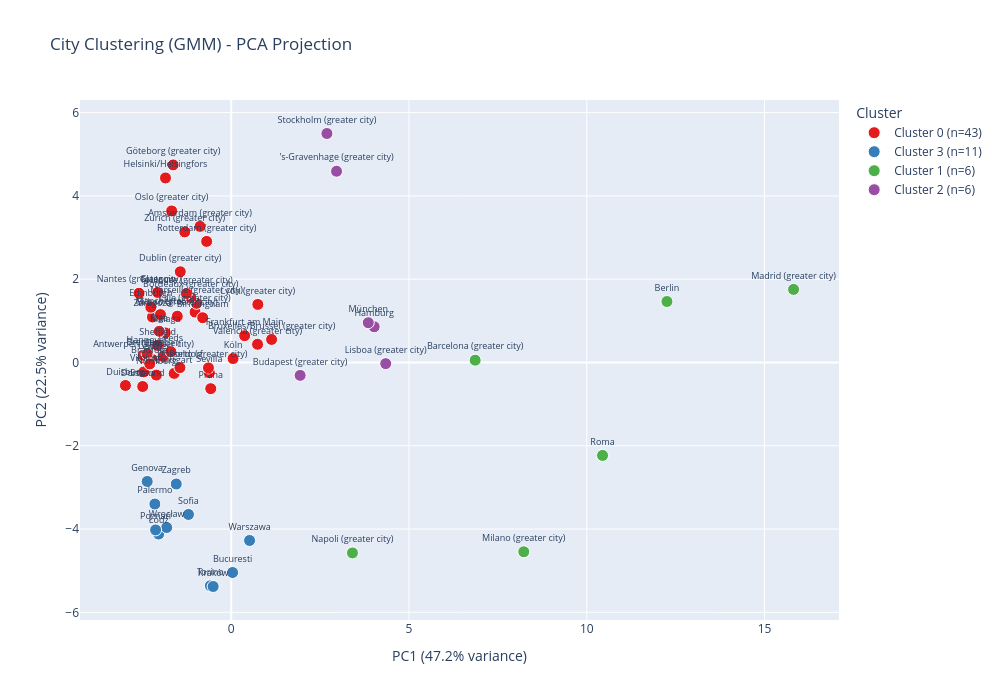

Notebook code for this chart:
### Markdown cell above
## 3. Interactive PCA Scatter Plot

This plot shows the same 2D projection but with **city names** and **interactive hover** for exploration.

### Code cell
# Create PCA scatter dataframe with city info
pca_df = pd.DataFrame({
    "geo_code": labels_df["geo_code"],
    "city_name": labels_df["display_name"],
    "country": labels_df["country_code"],
    "cluster_id": labels_df["cluster_id"],
    "membership_prob": labels_df["membership_prob"],
    "PC1": X_pca[:, 0],
    "PC2": X_pca[:, 1],
})

# Create cluster name mapping for better legend
cluster_names = {
    i: f"Cluster {i} (n={len(pca_df[pca_df.cluster_id == i])})" 
    for i in sorted(pca_df["cluster_id"].unique())
}
pca_df["cluster_name"] = pca_df["cluster_id"].map(cluster_names)

# Interactive scatter with Plotly
fig = px.scatter(
    pca_df,
    x="PC1",
    y="PC2",
    color="cluster_name",
    text="city_name",
    hover_data=["geo_code", "country", "membership_prob"],
    title=f"City Clustering ({ALGORITHM.upper()}) - PCA Projection",
    labels={"PC1": f"PC1 ({pca.explained_variance_ratio_[0]:.1%} variance)",
            "PC2": f"PC2 ({pca.explained_variance_ratio_[1]:.1%} variance)"},
    color_discrete_sequence=px.colors.qualitative.Set1,
)

# Adjust text positioning
fig.update_traces(
    textposition="top center",
    textfont_size=9,
    marker=dict(size=12, line=dict(width=1, color="white"))
)

fig.update_layout(
    width=1000,
    height=700,
    legend_title="Cluster",
    font=dict(size=12),
)

fig.show()

# Save as HTML for sharing
fig.write_html(RUN_DIR / f"interactive_scatter_{ALGORITHM}.html")
print(f"Saved interactive plot to: {RUN_DIR / f'interactive_scatter_{ALGORITHM}.html'}")

### Figure 1 — Plotly figure (JSON) as saved in the notebook; plotly's stock layout.template omitted (floating-point values rounded to 4 significant figures; data arrays with more than 128 entries replaced by an {"elided": "..."} marker saying what was removed)
{"data": [{"customdata": {"elided": "43x3 mixed values"}, "hovertemplate": "cluster_name=Cluster 0 (n=43)<br>PC1 (47.2% variance)=%{x}<br>PC2 (22.5% variance)=%{y}<br>city_name=%{text}<br>geo_code=%{customdata[0]}<br>country=%{customdata[1]}<br>membership_prob=%{customdata[2]}<extra></extra>", "legendgroup": "Cluster 0 (n=43)", "marker": {"color": "rgb(228,26,28)", "line": {"color": "white", "width": 1}, "size": 12, "symbol": "circle"}, "mode": "markers+text", "name": "Cluster 0 (n=43)", "orientation": "v", "showlegend": true, "text": ["Bruxelles/Brussel (greater city)", "Antwerpen (greater city)", "Zurich (greater city)", "Praha", "Köln", "Frankfurt am Main", "Essen", "Stuttgart", "Leipzig", "Dresden", "Dortmund", "Düsseldorf", "Bremen", "Hannover", "Nürnberg", "Duisburg", "Valencia (greater city)", "Sevilla", "Zaragoza", "Málaga", "Bilbao (greater city)", "Helsinki/Helsingfors", "Lyon (greater city)", "Lille (greater city)", "Marseille (greater city)", "Bordeaux (greater city)", "Toulouse (greater city)", "Nantes (greater city)", "Dublin (greater city)", "Vilnius", "Rīga", "Amsterdam (greater city)", "Rotterdam (greater city)", "Oslo (greater city)", "Porto (greater city)", "Göteborg (greater city)", "Birmingham", "Leeds", "Glasgow", "Bradford", "Edinburgh", "Manchester", "Sheffield"], "textfont": {"size": 9}, "textposition": "top center", "type": "scatter", "x": [1.136, -2.465, -1.308, -0.5762, 0.05186, 0.3775, -2.507, -1.605, -2.213, -1.913, -2.49, -1.443, -2.48, -2.366, -2.105, -2.975, 0.7407, -0.6159, -2.216, -1.856, -1.517, -1.848, 0.7486, -1.017, -0.9731, -1.139, -1.26, -2.593, -1.433, -2.46, -2.025, -0.8784, -0.6908, -1.675, -0.64, -1.634, -0.8033, -1.697, -2.069, -2.292, -2.261, -1.991, -2.072], "xaxis": "x", "y": [0.553, 0.1159, 3.135, -0.6291, 0.09406, 0.643, -0.5891, -0.2627, 0.06885, 0.1467, -0.5777, -0.1241, 0.1725, 0.2034, -0.3032, -0.553, 0.4366, -0.2469, 1.091, 0.7102, 1.11, 4.431, 1.394, 1.209, 1.419, 1.563, 1.656, 1.662, 2.178, -0.2269, 0.7486, 3.267, 2.907, 3.639, -0.1313, 4.745, 1.074, 0.2576, 1.681, -0.03499, 1.327, 1.149, 0.4076], "yaxis": "y"}, {"customdata": [["BG001C", "BG", 1.0], ["HR001C", "HR", 1.0], ["IT004C", "IT", 1.0], ["IT005C", "IT", 1.0], ["IT006C", "IT", 0.9999], ["PL001C", "PL", 1.0], ["PL002C", "PL", 1.0], ["PL003C", "PL", 1.0], ["PL004C", "PL", 1.0], ["PL005C", "PL", 1.0], ["RO001C", "RO", 1.0]], "hovertemplate": "cluster_name=Cluster 3 (n=11)<br>PC1 (47.2% variance)=%{x}<br>PC2 (22.5% variance)=%{y}<br>city_name=%{text}<br>geo_code=%{customdata[0]}<br>country=%{customdata[1]}<br>membership_prob=%{customdata[2]}<extra></extra>", "legendgroup": "Cluster 3 (n=11)", "marker": {"color": "rgb(55,126,184)", "line": {"color": "white", "width": 1}, "size": 12, "symbol": "circle"}, "mode": "markers+text", "name": "Cluster 3 (n=11)", "orientation": "v", "showlegend": true, "text": ["Sofia", "Zagreb", "Torino", "Palermo", "Genova", "Warszawa", "Łódź", "Kraków", "Wrocław", "Poznań", "Bucuresti"], "textfont": {"size": 9}, "textposition": "top center", "type": "scatter", "x": [-1.203, -1.546, -0.5863, -2.148, -2.364, 0.5164, -2.041, -0.5083, -1.816, -2.127, 0.03882], "xaxis": "x", "y": [-3.65, -2.919, -5.364, -3.4, -2.857, -4.275, -4.121, -5.38, -3.964, -4.021, -5.045], "yaxis": "y"}, {"customdata": [["DE001C", "DE", 1], ["ES001C", "ES", 1], ["ES002C", "ES", 1], ["IT001C", "IT", 1], ["IT002C", "IT", 1], ["IT003C", "IT", 1.0]], "hovertemplate": "cluster_name=Cluster 1 (n=6)<br>PC1 (47.2% variance)=%{x}<br>PC2 (22.5% variance)=%{y}<br>city_name=%{text}<br>geo_code=%{customdata[0]}<br>country=%{customdata[1]}<br>membership_prob=%{customdata[2]}<extra></extra>", "legendgroup": "Cluster 1 (n=6)", "marker": {"color": "rgb(77,175,74)", "line": {"color": "white", "width": 1}, "size": 12, "symbol": "circle"}, "mode": "markers+text", "name": "Cluster 1 (n=6)", "orientation": "v", "showlegend": true, "text": ["Berlin", "Madrid (greater city)", "Barcelona (greater city)", "Roma", "Milano (greater city)", "Napoli (greater city)"], "textfont": {"size": 9}, "textposition": "top center", "type": "scatter", "x": [12.26, 15.82, 6.862, 10.44, 8.229, 3.41], "xaxis": "x", "y": [1.463, 1.754, 0.05464, -2.233, -4.547, -4.573], "yaxis": "y"}, {"customdata": [["DE002C", "DE", 1.0], ["DE003C", "DE", 1.0], ["HU001C", "HU", 0.9994], ["NL017C", "NL", 1.0], ["PT001C", "PT", 1.0], ["SE001C", "SE", 1.0]], "hovertemplate": "cluster_name=Cluster 2 (n=6)<br>PC1 (47.2% variance)=%{x}<br>PC2 (22.5% variance)=%{y}<br>city_name=%{text}<br>geo_code=%{customdata[0]}<br>country=%{customdata[1]}<br>membership_prob=%{customdata[2]}<extra></extra>", "legendgroup": "Cluster 2 (n=6)", "marker": {"color": "rgb(152,78,163)", "line": {"color": "white", "width": 1}, "size": 12, "symbol": "circle"}, "mode": "markers+text", "name": "Cluster 2 (n=6)", "orientation": "v", "showlegend": true, "text": ["Hamburg", "München", "Budapest (greater city)", "'s-Gravenhage (greater city)", "Lisboa (greater city)", "Stockholm (greater city)"], "textfont": {"size": 9}, "textposition": "top center", "type": "scatter", "x": [4.021, 3.855, 1.938, 2.963, 4.346, 2.692], "xaxis": "x", "y": [0.8562, 0.9545, -0.3104, 4.592, -0.02851, 5.498], "yaxis": "y"}], "layout": {"font": {"size": 12}, "height": 700, "legend": {"title": {"text": "Cluster"}, "tracegroupgap": 0}, "title": {"text": "City Clustering (GMM) - PCA Projection"}, "width": 1000, "xaxis": {"anchor": "y", "domain": [0, 1], "title": {"text": "PC1 (47.2% variance)"}}, "yaxis": {"anchor": "x", "domain": [0, 1], "title": {"text": "PC2 (22.5% variance)"}}}}
